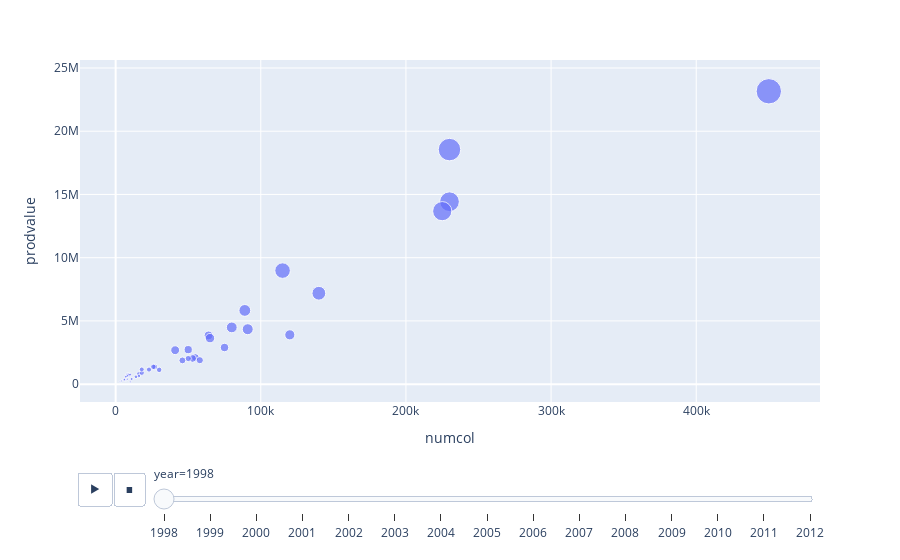

Notebook code for this chart:
### Code cell
# Interactive scatter plot using plotly package
import plotly.express as px
px.scatter(mydata, x = 'numcol', y = 'prodvalue', animation_frame = 'year', size = 'totalprod')

### Figure 1 — Plotly figure (JSON) as saved in the notebook; plotly's stock layout.template omitted (floating-point values rounded to 4 significant figures)
{"data": [{"hovertemplate": "year=1998<br>numcol=%{x}<br>prodvalue=%{y}<br>totalprod=%{marker.size}<extra></extra>", "legendgroup": "", "marker": {"color": "#636efa", "size": [1136000, 3300000, 3445000, 37350000, 1944000, 22540000, 4200000, 944000, 6000000, 639000, 828000, 3900000, 736000, 150000, 4551000, 260000, 308000, 6800000, 11060000, 1548000, 1518000, 14030000, 4480000, 460000, 539000, 770000, 5200000, 472000, 29440000, 1404000, 204000, 2250000, 1716000, 21375000, 448000, 7007000, 1740000, 384000, 296000, 2958000, 330000, 8099000, 2760000], "sizemode": "area", "sizeref": 116025, "symbol": "circle"}, "mode": "markers", "name": "", "orientation": "v", "showlegend": false, "type": "scatter", "x": [16000, 55000, 53000, 450000, 27000, 230000, 75000, 8000, 120000, 9000, 9000, 50000, 16000, 3000, 41000, 10000, 7000, 80000, 140000, 18000, 23000, 115000, 64000, 10000, 11000, 14000, 65000, 8000, 230000, 18000, 4000, 50000, 26000, 225000, 7000, 91000, 30000, 6000, 8000, 58000, 6000, 89000, 46000], "xaxis": "x", "y": [818000, 2112000, 2033000, 23157000, 1361000, 14426000, 2898000, 727000, 3900000, 760000, 704000, 2730000, 640000, 210000, 2685000, 179000, 339000, 4488000, 7189000, 898000, 1154000, 8979000, 3853000, 759000, 410000, 585000, 3640000, 651000, 18547000, 1165000, 253000, 2025000, 1373000, 13680000, 591000, 4344000, 1131000, 326000, 394000, 1893000, 376000, 5831000, 1877000], "yaxis": "y"}], "layout": {"legend": {"itemsizing": "constant", "tracegroupgap": 0}, "margin": {"t": 60}, "sliders": [{"active": 0, "currentvalue": {"prefix": "year="}, "len": 0.9, "pad": {"b": 10, "t": 60}, "steps": [{"args": [["1998"], {"frame": {"duration": 0, "redraw": false}, "fromcurrent": true, "mode": "immediate", "transition": {"duration": 0, "easing": "linear"}}], "label": "1998", "method": "animate"}, {"args": [["1999"], {"frame": {"duration": 0, "redraw": false}, "fromcurrent": true, "mode": "immediate", "transition": {"duration": 0, "easing": "linear"}}], "label": "1999", "method": "animate"}, {"args": [["2000"], {"frame": {"duration": 0, "redraw": false}, "fromcurrent": true, "mode": "immediate", "transition": {"duration": 0, "easing": "linear"}}], "label": "2000", "method": "animate"}, {"args": [["2001"], {"frame": {"duration": 0, "redraw": false}, "fromcurrent": true, "mode": "immediate", "transition": {"duration": 0, "easing": "linear"}}], "label": "2001", "method": "animate"}, {"args": [["2002"], {"frame": {"duration": 0, "redraw": false}, "fromcurrent": true, "mode": "immediate", "transition": {"duration": 0, "easing": "linear"}}], "label": "2002", "method": "animate"}, {"args": [["2003"], {"frame": {"duration": 0, "redraw": false}, "fromcurrent": true, "mode": "immediate", "transition": {"duration": 0, "easing": "linear"}}], "label": "2003", "method": "animate"}, {"args": [["2004"], {"frame": {"duration": 0, "redraw": false}, "fromcurrent": true, "mode": "immediate", "transition": {"duration": 0, "easing": "linear"}}], "label": "2004", "method": "animate"}, {"args": [["2005"], {"frame": {"duration": 0, "redraw": false}, "fromcurrent": true, "mode": "immediate", "transition": {"duration": 0, "easing": "linear"}}], "label": "2005", "method": "animate"}, {"args": [["2006"], {"frame": {"duration": 0, "redraw": false}, "fromcurrent": true, "mode": "immediate", "transition": {"duration": 0, "easing": "linear"}}], "label": "2006", "method": "animate"}, {"args": [["2007"], {"frame": {"duration": 0, "redraw": false}, "fromcurrent": true, "mode": "immediate", "transition": {"duration": 0, "easing": "linear"}}], "label": "2007", "method": "animate"}, {"args": [["2008"], {"frame": {"duration": 0, "redraw": false}, "fromcurrent": true, "mode": "immediate", "transition": {"duration": 0, "easing": "linear"}}], "label": "2008", "method": "animate"}, {"args": [["2009"], {"frame": {"duration": 0, "redraw": false}, "fromcurrent": true, "mode": "immediate", "transition": {"duration": 0, "easing": "linear"}}], "label": "2009", "method": "animate"}, {"args": [["2010"], {"frame": {"duration": 0, "redraw": false}, "fromcurrent": true, "mode": "immediate", "transition": {"duration": 0, "easing": "linear"}}], "label": "2010", "method": "animate"}, {"args": [["2011"], {"frame": {"duration": 0, "redraw": false}, "fromcurrent": true, "mode": "immediate", "transition": {"duration": 0, "easing": "linear"}}], "label": "2011", "method": "animate"}, {"args": [["2012"], {"frame": {"duration": 0, "redraw": false}, "fromcurrent": true, "mode": "immediate", "transition": {"duration": 0, "easing": "linear"}}], "label": "2012", "method": "animate"}], "x": 0.1, "xanchor": "left", "y": 0, "yanchor": "top"}], "updatemenus": [{"buttons": [{"args": [null, {"frame": {"duration": 500, "redraw": false}, "fromcurrent": true, "mode": "immediate", "transition": {"duration": 500, "easing": "linear"}}], "label": "&#9654;", "method": "animate"}, {"args": [[null], {"frame": {"duration": 0, "redraw": false}, "fromcurrent": true, "mode": "immediate", "transition": {"duration": 0, "easing": "linear"}}], "label": "&#9724;", "method": "animate"}], "direction": "left", "pad": {"r": 10, "t": 70}, "showactive": false, "type": "buttons", "x": 0.1, "xanchor": "right", "y": 0, "yanchor": "top"}], "xaxis": {"anchor": "y", "domain": [0, 1], "title": {"text": "numcol"}}, "yaxis": {"anchor": "x", "domain": [0, 1], "title": {"text": "prodvalue"}}}}
